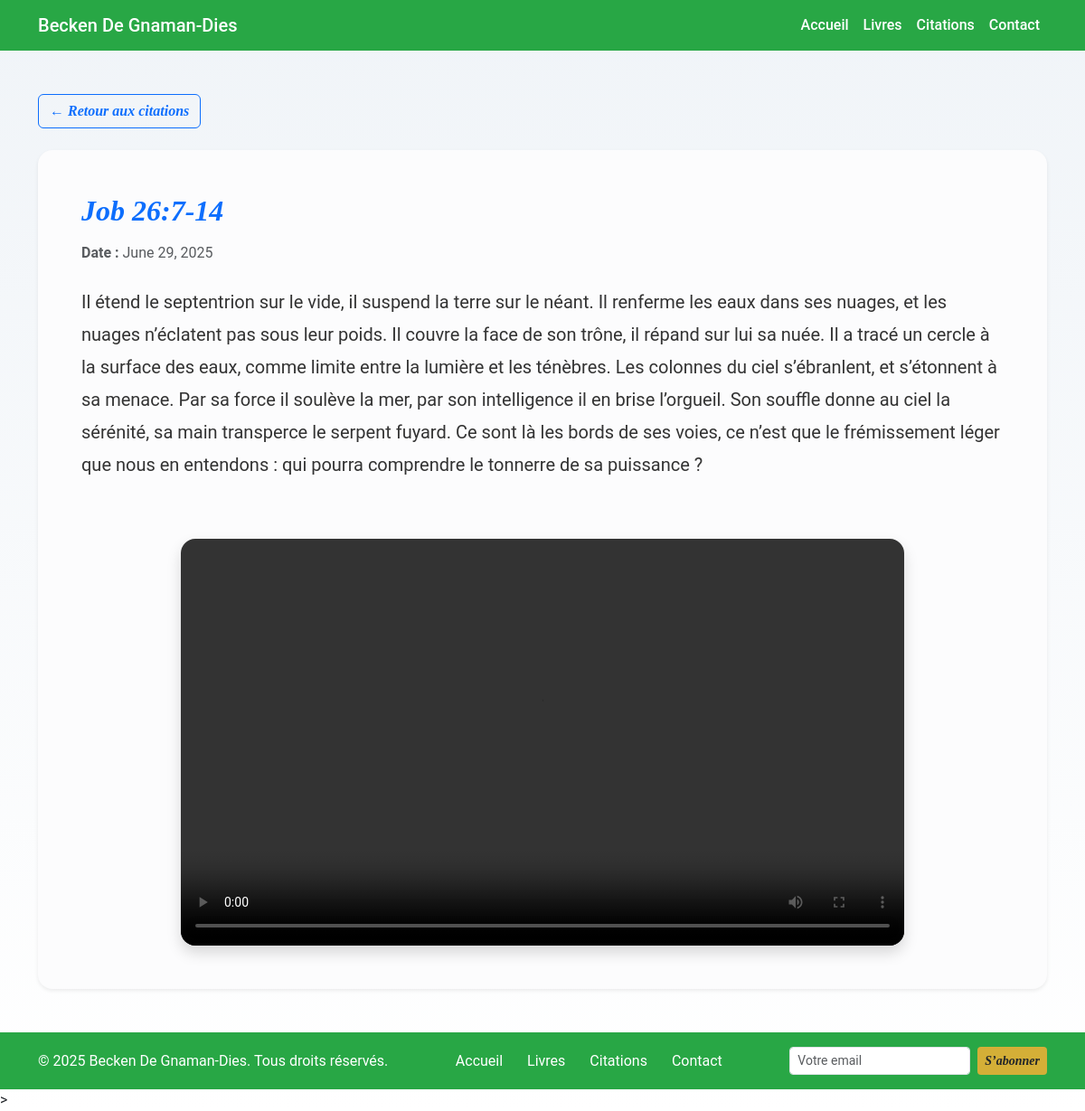
The page /citations/7/ on the database its author committed.
### citations/models.py (models this page shows, shortened)
class Citation(models.Model):
    titre = models.CharField(max_length=200)
    contenu = models.TextField()
    date = models.DateField()
    video_url = models.URLField(blank=True, null=True, help_text="Lien YouTube ou autre")
    video_fichier = models.FileField(upload_to='videos/', blank=True, null=True, help_text="Ou téléversez une vidéo")

### citations/views.py (the view)
# urls.py: path('<int:pk>/', views.citation_detail, name='citation_detail'),
def citation_detail(request, pk):
    citation = get_object_or_404(Citation, pk=pk)
    return render(request, 'detail.html', {'citation': citation})

### citations/templates/detail.html (shortened to what this page needs)
{% load static %}
<!DOCTYPE html>
<html lang="fr">
<head>
    <link href="https://cdn.jsdelivr.net/npm/bootstrap@5.3.3/dist/css/bootstrap.min.css" rel="stylesheet">
    <link rel="stylesheet" href="{% static 'css/detail.css' %}">
    <link href="{% static 'css/home.css' %}" rel="stylesheet">
</head>
<body>
    <nav class="navbar navbar-expand-lg navbar-dark navbar-custom">
        <div class="container">
            <a class="navbar-brand" href="{% url 'home' %}">Becken De Gnaman-Dies</a>
            <div class="collapse navbar-collapse" id="navbarNav">
                <ul class="navbar-nav ms-auto">
                    <li class="nav-item">
                        <a class="nav-link {% if request.resolver_match and request.resolver_match.url_name == 'home' %}active{% endif %}"
                            href="{% url 'home' %}">Accueil</a>
                    </li>
                    <li class="nav-item">
                        <a class="nav-link {% if request.resolver_match and request.resolver_match.url_name == 'books' %}active{% endif %}"
                            href="{% url 'books' %}">Livres</a>
                    </li>
                    <li class="nav-item">
                        <a class="nav-link {% if request.resolver_match and request.resolver_match.url_name == 'citations' %}active{% endif %}"
                            href="{% url 'citations' %}">Citations</a>
                    </li>
                    <li class="nav-item">
                        <a class="nav-link {% if request.resolver_match and request.resolver_match.url_name == 'contacts' %}active{% endif %}"
                            href="{% url 'contacts' %}">Contact</a>
                    </li>
                </ul>
            </div>
        </div>
    </nav>
    <div class="container my-5">
        <a href="{% url 'citations' %}" class="btn btn-outline-primary mb-4">
            ← Retour aux citations
        </a>
        <div class="card p-5 shadow-sm rounded-4 bg-light-subtle" style="background-color: #fdfdfd;">
            <h1 class="card-title text-primary fw-semibold mb-3" style="font-family: 'Playfair Display', serif;">
                {{ citation.titre }}
            </h1>
            <p class="text-muted mb-4">
                 <strong>Date :</strong> {{ citation.date }}
            </p>
            <p class="card-text fs-5" style="line-height: 1.8; font-family: 'Roboto', sans-serif;">
                {{ citation.contenu }}
            </p>
            {% if citation.video_fichier %}
            <div class="mt-5">
                <div class="ratio ratio-16x9 rounded-4 overflow-hidden shadow" style="max-width: 800px; margin: 0 auto;">
                    <video controls class="w-100 h-100">
                        <source src="{{ citation.video_fichier.url }}" type="video/mp4">
                    </video>
                </div>
            </div>
            {% endif %}
        </div>
    </div>
    <footer class="custom-footer py-3">
        <div class="container d-flex flex-column flex-md-row justify-content-between align-items-center">
            <p class="mb-2 mb-md-0">&copy; 2025 Becken De Gnaman-Dies. Tous droits réservés.</p>
            <ul class="list-inline mb-2 mb-md-0">
                <li class="list-inline-item"><a href="{% url 'home' %}" class="text-white text-decoration-none">Accueil</a>
                </li>
                <li class="list-inline-item"><a href="{% url 'books' %}" class="text-white text-decoration-none">Livres</a>
                </li>
                <li class="list-inline-item"><a href="{% url 'citations' %}"
                        class="text-white text-decoration-none">Citations</a></li>
                <li class="list-inline-item"><a href="{% url 'contacts' %}"
                        class="text-white text-decoration-none">Contact</a></li>
            </ul>
            <form class="d-flex" style="gap: 8px;" method="POST" action="{% url 'newsletter' %}">
                <input type="email" name="email" class="form-control form-control-sm" placeholder="Votre email" required>
                <button class="btn btn-warning btn-sm text-dark">S’abonner</button>
            </form>
        </div>
    </footer>
>
</body>
</html>

### static/css/detail.css (style rules this page uses)
body { background: linear-gradient(to bottom, #f0f4f8, #ffffff); }
.card { background-color: #ffffff; border: none; border-radius: 1rem; box-shadow: 0 4px 15px rgba(0, 0, 0, 0.05); }
.card-title { font-size: 2rem; }
.card-text { font-size: 1.1rem; color: #333; }

### static/css/home.css (style rules this page uses)
body { font-family: 'Roboto', sans-serif; margin: 0; padding: 0; background-color: #f9f9f9 !important; color: #212529; transition: background-color 0.3s ease; }
h1, h2, h3, h4, h5, h6, .btn, blockquote, .citation, .contenu { font-family: 'Playfair Display', serif; font-weight: 600; font-style: italic; }
h1 { animation: fadeInUp 0.6s ease-out; }
a, .btn, .card-bio, .box-citation, .navbar a { transition: all 0.3s ease-in-out; }
.navbar-custom { background-color: #28a745 !important; }
.navbar a { color: white !important; font-weight: 500; }
.custom-footer { background-color: #28a745; color: white; }
footer ul { list-style: none; padding-left: 0; margin-bottom: 0; }
footer ul li { display: inline; margin-left: 15px; }
footer ul li:first-child { margin-left: 0; }
footer input[type="email"] { max-width: 200px; }
footer .btn-warning { background-color: #d4af37; color: white; border: none; }

### rows shown on the page
Citation: titre "Job 26:7-14", date "June 29, 2025", contenu "Il étend le septentrion sur le vide, il suspend la terre sur le néant. Il renferme les eaux dans ses nuages, et les nuages n’éclatent pas sous leur poids. Il couvre la face de son trône, il répand sur lui sa nuée. Il a tracé un cercle à la surface des eaux, comme limite entre la lumière et les ténèbres. Les colonnes du ciel s’ébranlent, et s’étonnent à sa menace. Par sa force il soulève la mer, par son intelligence il en brise l’orgueil. Son souffle donne au ciel la sérénité, sa main transperce le serpent fuyard. Ce sont là les bords de ses voies, ce n’est que le frémissement léger que nous en entendons : qui pourra comprendre le tonnerre de sa puissance ?"
